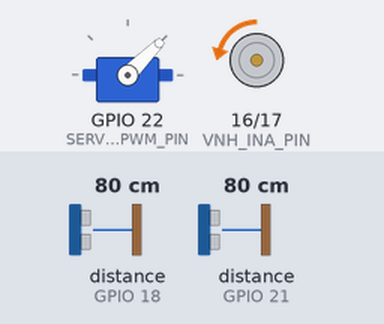
This program was run on a simulated ESP32. On the bench: servo, motor-driver pin pairs drawn as motors (green arrow = first pin HIGH = forward, orange = second pin HIGH = backward, longer = more drive, scaled by the enable pin). Wiring (inferred from the names in the program): 2 × ultrasonic range finder: trigger GPIO 15, echo GPIO 21 / trigger GPIO 19, echo GPIO 18. Inputs (shaded band) come from the test bench; at power-on: distance to the obstacle (sensors on GPIO 18, GPIO 21) 80 cm. The echo pulse lasts 58.3 µs per cm.

Above: at 1.2 s.
1.3 s: distance to the obstacle (sensor on GPIO 18) set to 2 cm
At 2.5 s:
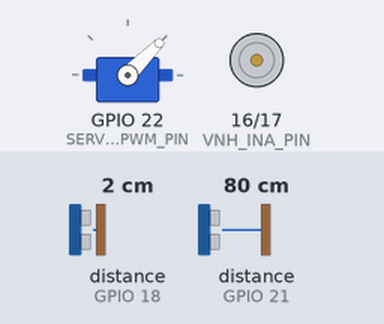
2.8 s: distance to the obstacle (sensor on GPIO 21) set to 7 cm
4.3 s: distance to the obstacle (sensor on GPIO 21) set to 4 cm
At 4.9 s:
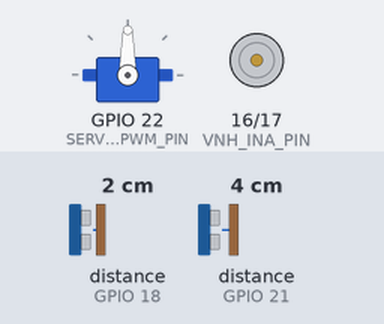
5.8 s: distance to the obstacle (sensor on GPIO 18) set to 6 cm
At 6.5 s:
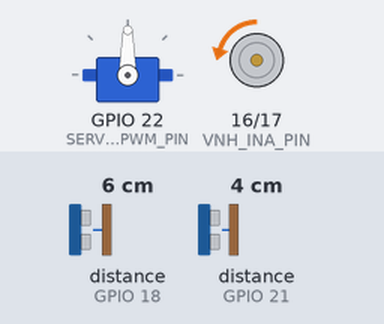
7.4 s: distance to the obstacle (sensor on GPIO 18) set to 4 cm
At 8.6 s:
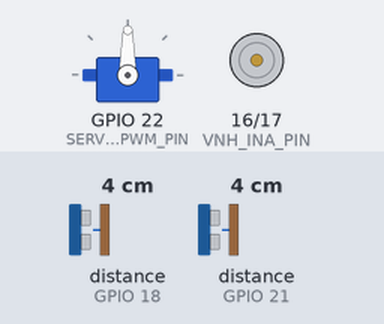
8.9 s: distance to the obstacle (sensor on GPIO 18) set to 9 cm
At 10.5 s:
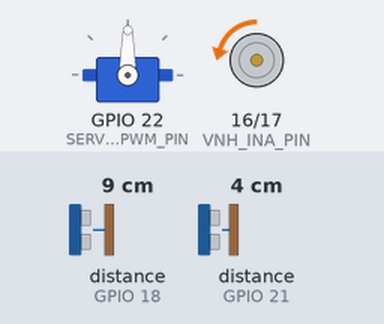
Timing chart, 0 to 11.5 s (numbered marks = the images above; inputs shaded):
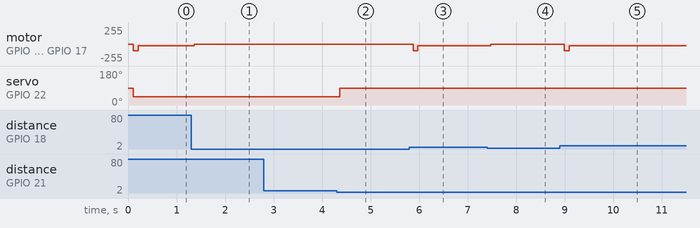

The program:

main.cpp
```cpp
#include "steering_control.h"
#include "wheel_control.h"
#include <Arduino.h>

#define FRONT_ECHO_PIN 18
#define FRONT_TRIG_PIN 19
#define EN 2
#define VNH_INA_PIN 16
#define VNH_INB_PIN 17
#define VNH_PWM_PIN 5

#define SIDE_ECHO_PIN 21
#define SIDE_TRIG_PIN 15
#define SERVO_PWM_PIN 22

#define USB_SPEED 115200

WheelControl wheelControl;
SteeringControl steeringControl;

void setup() {
  Serial.begin(USB_SPEED);
  digitalWrite(EN, HIGH);
  wheelControl.attach(VNH_INA_PIN, VNH_INB_PIN, VNH_PWM_PIN, FRONT_TRIG_PIN,
                      FRONT_ECHO_PIN);
  steeringControl.attach(SIDE_TRIG_PIN, SIDE_ECHO_PIN, SERVO_PWM_PIN);
}

void loop() {
  wheelControl.checkDistance();
  wheelControl.goForward();
  steeringControl.checkDistance();
  steeringControl.turnWheel();
}
```

Measured:
- the behaviour switches between 6 and 5 cm on distance to the obstacle (sensor on GPIO 21) (found by bisection; images 1 and 2)
- after the input at 1.3 s, motor on GPIO 16 (VNH_INA_PIN) / GPIO 17 (VNH_INB_PIN): backward 25/255 → stopped after 0.07 s
- after the input at 2.8 s, every drawn part: stays the same
- after the input at 4.3 s, servo on GPIO 22 (SERVO_PWM_PIN): 45° → 90° after 0.07 s
- after the input at 5.8 s, motor on GPIO 16 (VNH_INA_PIN) / GPIO 17 (VNH_INB_PIN): stopped → backward 100/255 after 0.08 s, → backward 25/255 0.10 s later
- after the input at 7.4 s, motor on GPIO 16 (VNH_INA_PIN) / GPIO 17 (VNH_INB_PIN): backward 25/255 → stopped after 0.08 s
- after the input at 8.9 s, motor on GPIO 16 (VNH_INA_PIN) / GPIO 17 (VNH_INB_PIN): stopped → backward 100/255 after 0.09 s, → backward 25/255 0.10 s later
